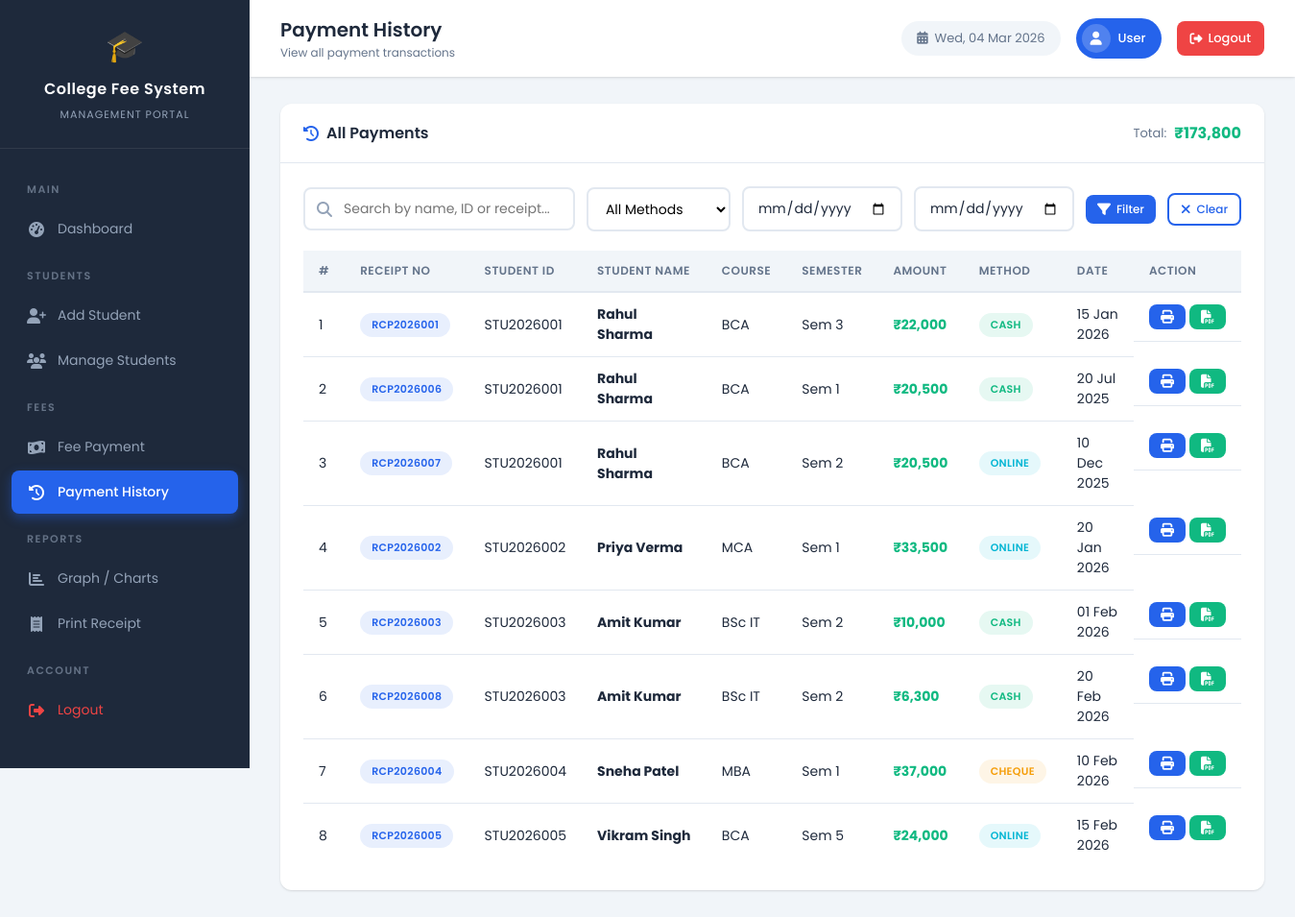
The page /payment_history.php (signed in) on the database its author committed.
### tables this page shows
CREATE TABLE IF NOT EXISTS payments (
    id INT AUTO_INCREMENT PRIMARY KEY,
    student_id VARCHAR(20) NOT NULL,
    receipt_no VARCHAR(30) UNIQUE NOT NULL,
    amount DECIMAL(10,2) NOT NULL,
    payment_date DATE NOT NULL,
    payment_method ENUM('cash', 'online', 'cheque') DEFAULT 'cash',
    semester INT NOT NULL,
    remarks TEXT,
    created_at TIMESTAMP DEFAULT CURRENT_TIMESTAMP,
    FOREIGN KEY (student_id) REFERENCES students(student_id) ON DELETE CASCADE
);

CREATE TABLE IF NOT EXISTS students (
    id INT AUTO_INCREMENT PRIMARY KEY,
    student_id VARCHAR(20) UNIQUE NOT NULL,
    name VARCHAR(100) NOT NULL,
    father_name VARCHAR(100) NOT NULL,
    email VARCHAR(100),
    phone VARCHAR(20) NOT NULL,
    course VARCHAR(100) NOT NULL,
    semester INT NOT NULL DEFAULT 1,
    admission_date DATE NOT NULL,
    address TEXT,
    status ENUM('active', 'inactive') DEFAULT 'active',
    created_at TIMESTAMP DEFAULT CURRENT_TIMESTAMP,
    updated_at TIMESTAMP DEFAULT CURRENT_TIMESTAMP ON UPDATE CURRENT_TIMESTAMP
);

### payment_history.php (the view, shortened to what this page needs)
<?php
require_once 'config/database.php';
$search = isset($_GET['search']) ? sanitize($conn, $_GET['search']) : '';
$date_from = isset($_GET['date_from']) ? sanitize($conn, $_GET['date_from']) : '';
$date_to = isset($_GET['date_to']) ? sanitize($conn, $_GET['date_to']) : '';
$where = "WHERE 1=1";
$payments = $conn->query("
    SELECT p.*, s.name, s.course
    FROM payments p
    JOIN students s ON p.student_id = s.student_id
    $where
    ORDER BY p.created_at DESC
");
$total_result = $conn->query("
    SELECT COALESCE(SUM(p.amount),0) as total
    FROM payments p
    JOIN students s ON p.student_id = s.student_id
    $where
");
$total_filtered = $total_result->fetch_assoc()['total'];
?>
<!DOCTYPE html>
<html lang="en">
<head>
    <link rel="stylesheet" href="assets/css/style.css">
    <link rel="stylesheet" href="https://cdnjs.cloudflare.com/ajax/libs/font-awesome/6.4.0/css/all.min.css">
</head>
<body>
    <?php include 'includes/sidebar.php'; ?>
    <div class="main-content">
        <?php include 'includes/topbar.php'; ?>
        <div class="page-wrapper">
            <div class="content-card animate-in">
                <div class="card-header">
                    <h3><i class="fas fa-history"></i> All Payments</h3>
                    <div style="display:flex;gap:8px;align-items:center;">
                        <span style="font-size:13px;color:var(--text-muted);">Total:</span>
                        <span style="font-size:16px;font-weight:700;color:var(--success);">₹<?php echo number_format($total_filtered); ?></span>
                    </div>
                </div>
                <div class="card-body">
                    <form method="GET" class="filter-bar">
                        <div class="search-box">
                            <i class="fas fa-search"></i>
                            <input type="text" name="search" placeholder="Search by name, ID or receipt..." value="<?php echo htmlspecialchars($search); ?>">
                        </div>
                        <select name="method">
                            <option value="">All Methods</option>
                        </select>
                        <input type="date" name="date_from" class="form-control" style="width:auto;" value="<?php echo $date_from; ?>" placeholder="From">
                        <input type="date" name="date_to" class="form-control" style="width:auto;" value="<?php echo $date_to; ?>" placeholder="To">
                        <button type="submit" class="btn btn-primary btn-sm"><i class="fas fa-filter"></i> Filter</button>
                        <a href="payment_history.php" class="btn btn-outline btn-sm"><i class="fas fa-times"></i> Clear</a>
                    </form>
                    <div class="table-responsive">
                        <table>
                            <thead>
                                <tr>
                                    <th>#</th>
                                    <th>Receipt No</th>
                                    <th>Student ID</th>
                                    <th>Student Name</th>
                                    <th>Course</th>
                                    <th>Semester</th>
                                    <th>Amount</th>
                                    <th>Method</th>
                                    <th>Date</th>
                                    <th>Action</th>
                                </tr>
                            </thead>
                            <tbody>
                                <?php if($payments->num_rows > 0): $i=0; ?>
                                    <?php while($row = $payments->fetch_assoc()): $i++; ?>
                                    <tr>
                                        <td><?php echo $i; ?></td>
                                        <td><span class="badge badge-primary"><?php echo $row['receipt_no']; ?></span></td>
                                        <td><?php echo $row['student_id']; ?></td>
                                        <td><strong><?php echo htmlspecialchars($row['name']); ?></strong></td>
                                        <td><?php echo htmlspecialchars($row['course']); ?></td>
                                        <td>Sem <?php echo $row['semester']; ?></td>
                                        <td><strong style="color:var(--success);">₹<?php echo number_format($row['amount']); ?></strong></td>
                                        <td>
                                            <span class="badge <?php
                                                echo $row['payment_method']=='cash' ? 'badge-success' :
                                                    ($row['payment_method']=='online' ? 'badge-info' : 'badge-warning');
                                            ?>">
                                                <?php echo ucfirst($row['payment_method']); ?>
                                            </span>
                                        </td>
                                        <td><?php echo date('d M Y', strtotime($row['payment_date'])); ?></td>
                                        <td style="display:flex;gap:4px;">
                                            <a href="receipt.php?receipt=<?php echo $row['receipt_no']; ?>" class="btn btn-sm btn-primary" title="View Receipt">
                                                <i class="fas fa-print"></i>
                                            </a>
                                            <a href="receipt_pdf.php?receipt=<?php echo $row['receipt_no']; ?>" target="_blank" class="btn btn-sm btn-success" title="PDF">
                                                <i class="fas fa-file-pdf"></i>
                                            </a>
                                        </td>
                                    </tr>
                                    <?php endwhile; ?>
                                <?php endif; ?>
                            </tbody>
                        </table>
                    </div>
                </div>
            </div>
        </div>
    </div>
</body>
</html>

### assets/css/style.css (style rules this page uses)
:root { --primary: #2563eb; --primary-light: #3b82f6; --primary-dark: #1d4ed8; --secondary: #0ea5e9; --sidebar-bg: #1e293b; --sidebar-hover: #334155; --sidebar-active: #2563eb; --white: #ffffff; --light-bg: #f1f5f9; --card-bg: #ffffff; --text-dark: #1e293b; --text-muted: #64748b; --text-light: #94a3b8; --border: #e2e8f0; --success: #10b981; --warning: #f59e0b; --danger: #ef4444; --info: #06b6d4; --purple: #8b5cf6; --pink: #ec4899; --shadow: 0 1px 3px rgba(0,0,0,0.08), 0 1px 2px rgba(0,0,0,0.06); --shadow-md: 0 4px 6px -1px rgba(0,0,0,0.1), 0 2px 4px -1px rgba(0,0,0,0.06); --shadow-lg: 0 10px 15px -3px rgba(0,0,0,0.1), 0 4px 6px -2px rgba(0,0,0,0.05); --radius: 12px; --radius-sm: 8px; --transition: all 0.3s ease; }
* { margin: 0; padding: 0; box-sizing: border-box; }
body { font-family: 'Poppins', sans-serif; background: var(--light-bg); color: var(--text-dark); display: flex; min-height: 100vh; }
a { text-decoration: none; color: inherit; }
.main-content { margin-left: 260px; flex: 1; min-height: 100vh; }
.page-wrapper { padding: 28px 32px; }
.content-card { background: var(--card-bg); border-radius: var(--radius); box-shadow: var(--shadow); margin-bottom: 24px; overflow: hidden; }
.content-card .card-header { padding: 18px 24px; border-bottom: 1px solid var(--border); display: flex; align-items: center; justify-content: space-between; }
.content-card .card-header h3 { font-size: 16px; font-weight: 600; color: var(--text-dark); display: flex; align-items: center; gap: 8px; }
.content-card .card-header h3 i { color: var(--primary); }
.content-card .card-body { padding: 24px; }
.table-responsive { overflow-x: auto; }
table { width: 100%; border-collapse: collapse; }
table thead th { background: var(--light-bg); padding: 12px 16px; text-align: left; font-size: 12px; font-weight: 600; text-transform: uppercase; letter-spacing: 0.5px; color: var(--text-muted); border-bottom: 2px solid var(--border); white-space: nowrap; }
table tbody td { padding: 12px 16px; font-size: 14px; border-bottom: 1px solid var(--border); color: var(--text-dark); }
table tbody tr:last-child td { border-bottom: none; }
.badge { display: inline-block; padding: 4px 12px; border-radius: 20px; font-size: 11px; font-weight: 600; text-transform: uppercase; letter-spacing: 0.3px; }
.badge-success { background: rgba(16,185,129,0.1); color: var(--success); }
.badge-warning { background: rgba(245,158,11,0.1); color: var(--warning); }
.badge-info { background: rgba(6,182,212,0.1); color: var(--info); }
.badge-primary { background: rgba(37,99,235,0.1); color: var(--primary); }
.btn { display: inline-flex; align-items: center; gap: 6px; padding: 10px 20px; border: none; border-radius: var(--radius-sm); font-size: 13px; font-weight: 500; cursor: pointer; transition: var(--transition); font-family: 'Poppins', sans-serif; text-decoration: none; }
.btn i { font-size: 14px; }
.btn-primary { background: var(--primary); color: var(--white); }
.btn-success { background: var(--success); color: var(--white); }
.btn-sm { padding: 6px 12px; font-size: 12px; }
.btn-outline { background: transparent; border: 2px solid var(--primary); color: var(--primary); }
.form-control { width: 100%; padding: 10px 14px; border: 2px solid var(--border); border-radius: var(--radius-sm); font-size: 14px; font-family: 'Poppins', sans-serif; color: var(--text-dark); transition: var(--transition); background: var(--white); }
.form-control::placeholder { color: var(--text-light); }
.filter-bar { display: flex; gap: 12px; margin-bottom: 20px; flex-wrap: wrap; align-items: center; }
.filter-bar .search-box { flex: 1; min-width: 200px; position: relative; }
.filter-bar .search-box input { width: 100%; padding: 10px 14px 10px 40px; border: 2px solid var(--border); border-radius: var(--radius-sm); font-size: 14px; font-family: 'Poppins', sans-serif; transition: var(--transition); }
.filter-bar .search-box i { position: absolute; left: 14px; top: 50%; transform: translateY(-50%); color: var(--text-light); }
.filter-bar select { padding: 10px 14px; border: 2px solid var(--border); border-radius: var(--radius-sm); font-size: 14px; font-family: 'Poppins', sans-serif; cursor: pointer; background: var(--white); min-width: 150px; }
.animate-in { animation: fadeInUp 0.4s ease forwards; }

### rows shown on the page
payments: receipt_no "RCP2026001", student "STU2026001", students.name "Rahul Sharma", students.course "BCA", semester "3", amount "22,000", payment_method "CASH", payment_date "15 Jan 2026"
payments: receipt_no "RCP2026006", student "STU2026001", students.name "Rahul Sharma", students.course "BCA", semester "1", amount "20,500", payment_method "CASH", payment_date "20 Jul 2025"
payments: receipt_no "RCP2026007", student "STU2026001", students.name "Rahul Sharma", students.course "BCA", semester "2", amount "20,500", payment_method "ONLINE", payment_date "10 Dec 2025"
payments: receipt_no "RCP2026002", student "STU2026002", students.name "Priya Verma", students.course "MCA", semester "1", amount "33,500", payment_method "ONLINE", payment_date "20 Jan 2026"
payments: receipt_no "RCP2026003", student "STU2026003", students.name "Amit Kumar", students.course "BSc IT", semester "2", amount "10,000", payment_method "CASH", payment_date "01 Feb 2026"
payments: receipt_no "RCP2026008", student "STU2026003", students.name "Amit Kumar", students.course "BSc IT", semester "2", amount "6,300", payment_method "CASH", payment_date "20 Feb 2026"
payments: receipt_no "RCP2026004", student "STU2026004", students.name "Sneha Patel", students.course "MBA", semester "1", amount "37,000", payment_method "CHEQUE", payment_date "10 Feb 2026"
payments: receipt_no "RCP2026005", student "STU2026005", students.name "Vikram Singh", students.course "BCA", semester "5", amount "24,000", payment_method "ONLINE", payment_date "15 Feb 2026"

### other values the page prints
$page_title "Payment History"
$page_subtitle "View all payment transactions"
$_SESSION['admin_user'] "User"
$total_filtered "173,800"
